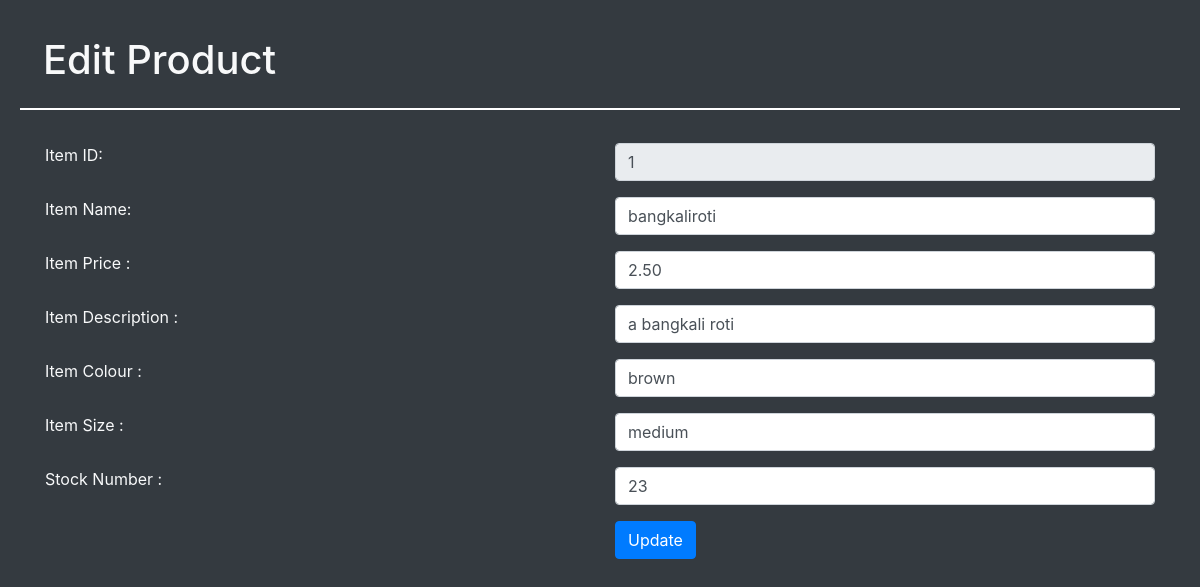
Screenshot of /admin/manageProduct_edit.php?id=1&pageedit=true with the database file from the repository.
### tables this page shows
CREATE TABLE `item` (
  `itemID` int(10) NOT NULL,
  `itemName` varchar(50) NOT NULL,
  `itemPrice` float(5,2) NOT NULL,
  `itemDescription` varchar(200) NOT NULL,
  `itemColour` varchar(10) DEFAULT NULL,
  `itemSize` varchar(10) DEFAULT NULL,
  `stockNumber` int(5) DEFAULT NULL,
  `image` longblob DEFAULT NULL
);

### admin/manageProduct_edit.php (the view, shortened to what this page needs)
<?php
	include("../database/connect.php");
?>
<!DOCTYPE html>
<html>
<head>
    <link rel="stylesheet" href="https://maxcdn.bootstrapcdn.com/bootstrap/4.0.0/css/bootstrap.min.css"
>
</head>
<body class="bg-dark text-light" style="padding:20px;">
    <form method="post">
    <div class="row mx-2 my-3">
        <div class="col">
            <h1>Edit Product</h1>
        </div>
    </div>
    <hr style="border: 1px solid white;">
    <div class="container">
        <div class="row my-3">
            <div class="col">
                <?php
                if(isset($_GET['pageedit']))
                {
                    $itemid = $_GET['id'];
                    $result = mysqli_query($con,"select * from item where itemID = $itemid");
                    $details = mysqli_fetch_assoc($result);
                ?>
            </div>
        </div>
        <div class="row my-3">
            <div class="col">
                Item ID:
            </div>
            <div class="col">
                <input type = "number" name = "item_id" class="form-control" size =50 value = "<?php echo $details['itemID']?>" readonly>
            </div>
        </div>
        <div class="row my-3">
            <div class="col">
                Item Name:
            </div>
            <div class="col">
                <input type = "text" name = "item_name" class="form-control" size =50 value = "<?php echo $details['itemName']?>">
            </div>
        </div>
        <div class="row my-3">
            <div class="col">
                Item Price :
            </div>
            <div class="col">
                <input type ="number" step="0.01" name="item_price" min="1" max="200" class="form-control" size=50 value="<?php echo $details['itemPrice'];?>">
            </div>
        </div>
        <div class="row my-3">
            <div class="col">
                Item Description :
            </div>
            <div class="col">
                <input type = "text" name="item_desc" class="form-control" size=50 value="<?php echo $details['itemDescription'];?>">
            </div>
        </div>
        <div class="row my-3">
            <div class="col">
                Item Colour :
            </div>
            <div class="col">
                <input type = "text" name="item_colour" class="form-control" size=5 value="<?php echo $details['itemColour'];?>">
            </div>
        </div>
        <div class="row my-3">
            <div class="col">
                Item Size :
            </div>
            <div class="col">
                <input type = "text" name="item_size" class="form-control" size=5 value="<?php echo $details['itemSize'];?>">
            </div>
        </div>
        <div class="row my-3">
            <div class="col">
                Stock Number :
            </div>
            <div class="col">
                <input type = "number" step="1" name="stock_number" min="1" max="200" class="form-control" size=5 value="<?php echo $details['stockNumber'];?>">
            </div>
        </div>
        <div class="row my-3">
            <div class="col">
            </div>
            <div class="col">
                <input type="submit" class="btn btn-primary" name="savebtn" value="Update">
            </div>
        </div>
    </div>
    <?php
            }
        ?>
    </form>
</body>
</html>

### rows the page displays
item: item_id "1", item_name "bangkaliroti", item_price "2.50", item_desc "a bangkali roti", item_colour "brown", item_size "medium", stock_number "23"
